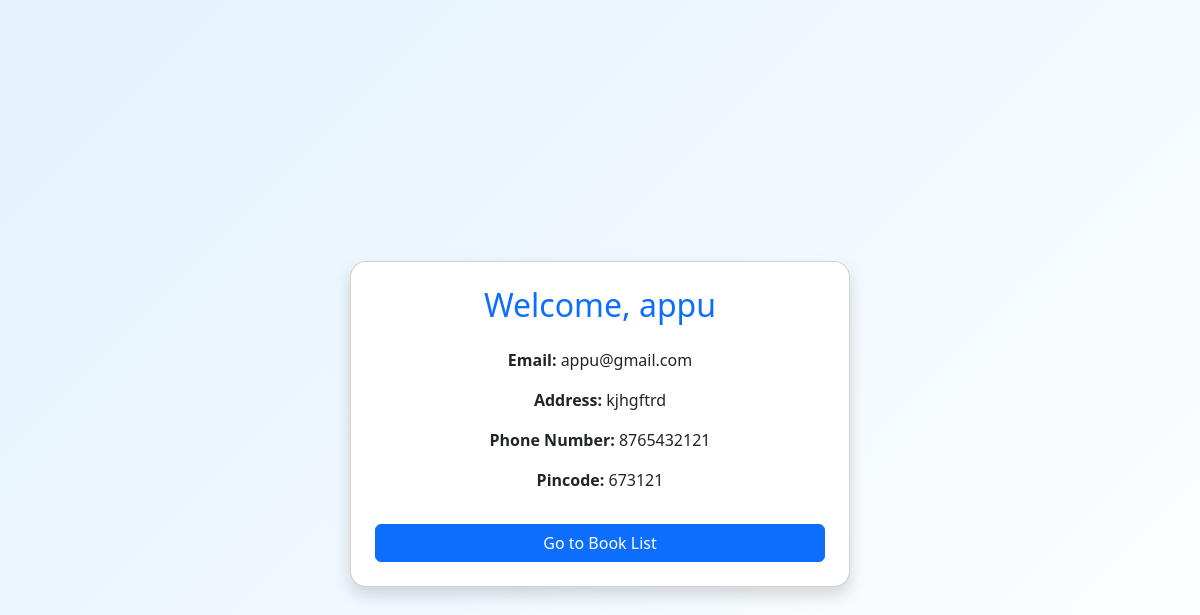
The app's page /profile/ (signed in) with its own data.
### App/models.py (models this page shows)
class Customer(models.Model):
    user = models.OneToOneField(User, on_delete=models.CASCADE, related_name="customer")
    address = models.CharField(max_length=255, default="Not Provided")
    phone_number = models.CharField(max_length=20, default="Not Provided")
    pincode = models.CharField(max_length=10, default="Not Provided")

### App/views.py (the view)
# urls.py: path('profile/',views.profile_view,name='profile'),
def profile_view(request):
    if not request.user.is_authenticated:
        return redirect('login')
    try:
        customer = request.user.customer
    except Customer.DoesNotExist:
        customer = None
    return render(request, 'profile.html', {
        'user': request.user,
        'customer': customer,
    })

### Templates/profile.html (shortened to what this page needs)
<!DOCTYPE html>
<html lang="en">
<head>
    <link href="https://cdn.jsdelivr.net/npm/bootstrap@5.3.2/dist/css/bootstrap.min.css" rel="stylesheet">
</head>
<body>
    <div class="container mt-5">
    <div class="card shadow p-4 text-center" style="max-width: 500px; margin: auto; border-radius: 1rem;">
        <h2 class="text-primary mb-4">Welcome, {{ user.username }}</h2>
        <p><strong>Email:</strong> {{ user.email }}</p>
        <p><strong>Address:</strong> {{ customer.address|default:"Not Provided" }}</p>
        <p><strong>Phone Number:</strong> {{ customer.phone_number|default:"Not Provided" }}</p>
        <p><strong>Pincode:</strong> {{ customer.pincode|default:"Not Provided" }}</p>
        <a href="{% url 'Book_list' %}" class="btn btn-primary mt-3">Go to Book List</a>
    </div>
</div>
</body>
</html>

### Templates/profile.html (style rules this page uses)
body { background: linear-gradient(135deg, #e3f2fd, #ffffff); min-height: 100vh; display: flex; justify-content: center; align-items: center; font-family: 'Segoe UI', sans-serif; }

### records on screen
Customer: address "kjhgftrd", phone_number "8765432121", pincode "673121"

### other values on screen
{{ user.username }} "appu"
{{ user.email }} "appu@gmail.com"
